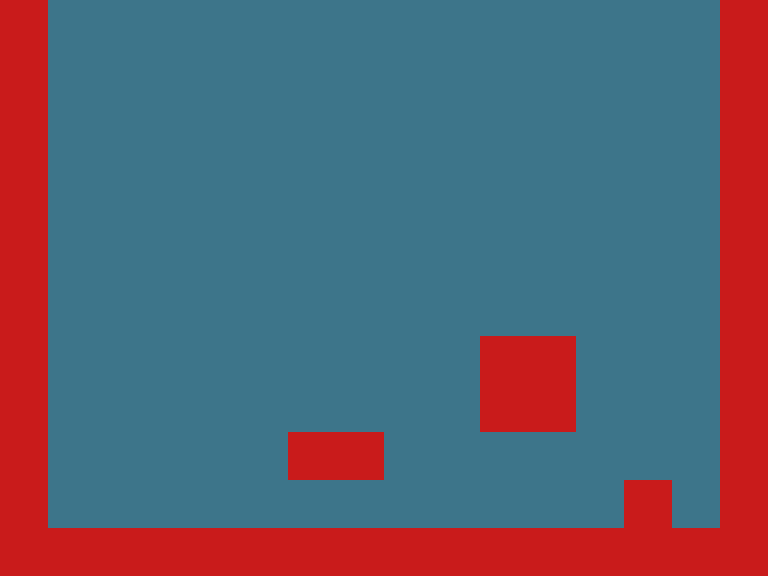

The image is a tile-based game level rendered from a .tmx file. Its description and source (layers, tilesets, objects; grid data summarised) follow:
An orthogonal 16x12 tile map with 48x48 px tiles, 1 tile layer (all), 2 tilesets.

<map version="1.0" orientation="orthogonal" width="16" height="12" tilewidth="48" tileheight="48">
 <tileset firstgid="1" name="red48" tilewidth="48" tileheight="48">
  <image source="../red48.png" width="48" height="48" />
 </tileset>
 <tileset firstgid="2" name="bue48" tilewidth="48" tileheight="48">
  <image source="../bue48.png" width="48" height="48" />
 </tileset>
 <layer name="all" width="16" height="12">
  <data>[192 cells, 192 non-empty, 2 distinct tile ids]</data>
 </layer>
</map>
